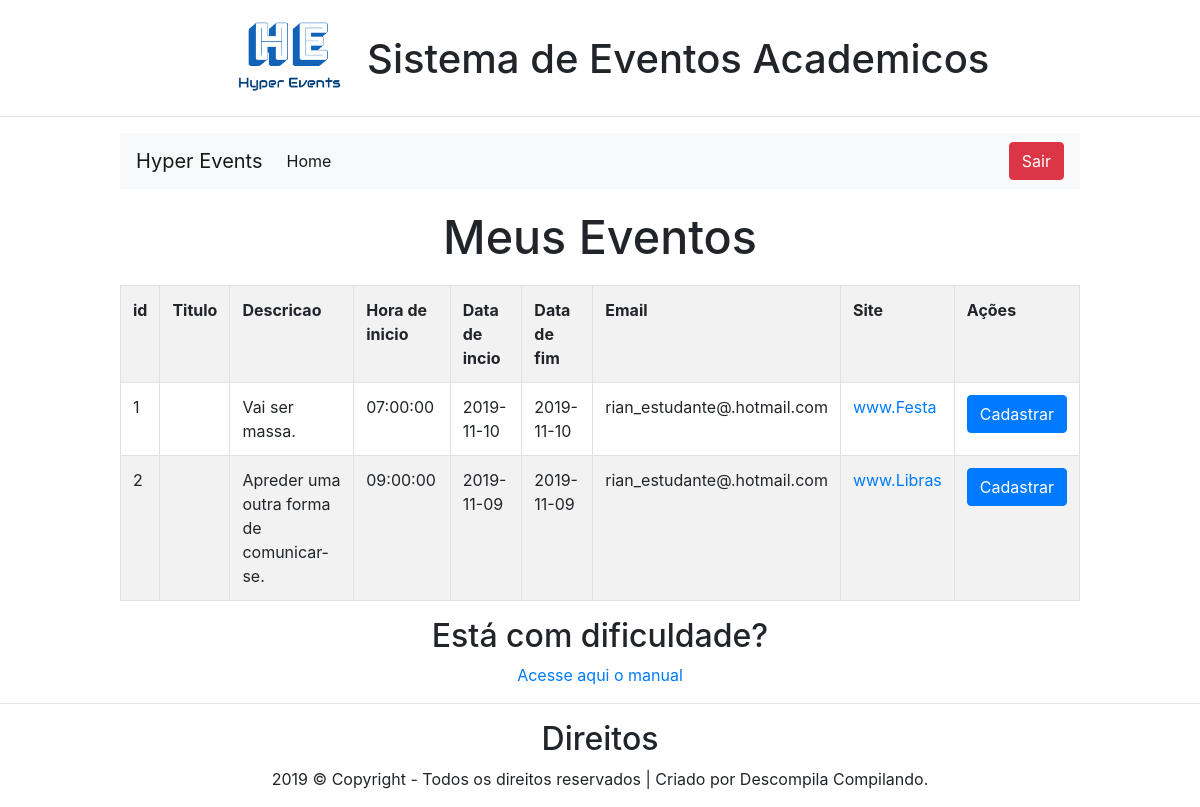
/views/area_part.php (signed in), run on the app's committed database.
### tables this page shows
create table eventos(
    evento_id int not null auto_increment,
    user_id int not null,
    titulo_evento varchar(200) not null,
    descricao varchar(500) not null,
    qtde_vagas_evento int not null,
    url_evento varchar(200),
    data_inicio date not null,
    data_fim date not null,
    hora_inicio time not null,
    hora_fim time not null,
    email varchar(100) not null,
    primary key(evento_id),
    foreign key(user_id) references usuario(user_id)
);

### Controls/Listar/lista_eventos_user.php (the view, shortened to what this page needs)
<?php
require_once '../Controls/conexao.php';
$sql = "select * from eventos";
?>
<h2 class="text-center mx-auto" style="margin: 20px; font-size: 35pt;">Meus Eventos</h2>
<div class="div_principal">
	<table class="table table-condensed table-striped table-bordered table-hover">
		<tr>
			<th>id</th>
			<th>Titulo</th>
			<th>Descricao</th>
			<th>Hora de inicio</th>
			<th>Data de incio</th>
			<th>Data de fim</th>
			<th>Email</th>
			<th>Site</th>
			<th>Ações</th>
		</tr>
		<?php
		$result = mysqli_query($conexao, $sql);
		while ($tlb = mysqli_fetch_array($result)) {
			$Titulo = $tlb['titulo'];
			$Descricao = $tlb['descricao'];
			$hora_inicio = $tlb['hora_inicio'];
			$data_inicio = $tlb['data_inicio'];
			$data_fim = $tlb['data_fim'];
			$email = $tlb['email'];
			$url_evento = $tlb['url_evento'];
			$id_evento = $tlb['evento_id'];
			echo "<tr>";
			echo "<td>$id_evento</td>";
			echo "<td><a href='../views/lista_atividades.php?id=$id_evento'>$Titulo</a></td>";
			echo "<td>$Descricao</td>";
			echo "<td>$hora_inicio</td>";
			echo "<td>$data_inicio</td>";
			echo "<td>$data_fim</td>";
			echo "<td>$email</td>";
			echo "<td><a href='$url_evento' blank>$url_evento</a></td>";
			echo "<td><a href='../Controls/cadastrar_em_evento.php?id=$id_evento&user_id=$id'><button class='btn btn-primary'>Cadastrar</button></a></td>";
			echo "</tr>";
		}
		?>
	</table>
</div>

### views/area_part.php (shortened to what this page needs)
<?php
    $id = $_SESSION['id'];
?>
<!DOCTYPE html>
<html lang="pt-br">
<head>
    <link rel="stylesheet" type="text/css" href="../CSS/bootstrap/bootstrap.min.css">
    <link rel="stylesheet" type="text/css" href="../CSS/style_padrao.css">
</head>
<body>
    <?php
        require_once 'header.php';
        require_once 'Menus/nav_bar_user.php';
        require_once '../Controls/Listar/lista_eventos_user.php';
        require_once 'footer.php';
    ?>
</body>
</html>

### views/header.php (shortened to what this page needs)
<header>
    <h1 style="height: 100px"><img src="../img/logo.png" alt="logo" style="height: 125px;">Sistema de Eventos Academicos</h1>
    <hr/>
</header>

### views/Menus/nav_bar_user.php (shortened to what this page needs)
<div class="div_principal">
    <nav class="navbar navbar-expand-lg navbar-light bg-light">
        <a class="navbar-brand" href="area_org.php">Hyper Events</a>
        <div class="collapse navbar-collapse" id="navbarSupportedContent">
            <ul class="navbar-nav mr-auto">
                <li class="nav-item active">
                    <a class="nav-link" href="area_org.php">Home <span class="sr-only">(current)</span></a>
                </li>
            </ul>
        </div>
        <form class="form-inline my-2 my-lg-0">
            <a href="../Controls/logout.php" class="btn btn-danger">Sair</a>
        </form>
    </nav>
</div>

### views/footer.php (shortened to what this page needs)
        <section id="Manual">
            <h2>Está com dificuldade?</h2>
            <a href="manual.php">Acesse aqui o manual</a>
        </section>
<hr/>
<footer>
    <h2>Direitos</h2>
    <p>2019 &copy; Copyright - Todos os direitos reservados | Criado por Descompila Compilando.</p>
</footer>

### CSS/style_padrao.css (style rules this page uses)
header, footer, #Manual { text-align: center; }

### views/area_part.php (style rules this page uses)
.div_principal { width: 80%; margin: auto; }

### data on the page
eventos: evento_id "1", descricao "Vai ser massa.", hora_inicio "07:00:00", data_inicio "2019-11-10", data_fim "2019-11-10", email "rian_estudante@.hotmail.com", url_evento "www.Festa"
eventos: evento_id "2", descricao "Apreder uma outra forma de comunicar-se.", hora_inicio "09:00:00", data_inicio "2019-11-09", data_fim "2019-11-09", email "rian_estudante@.hotmail.com", url_evento "www.Libras"
